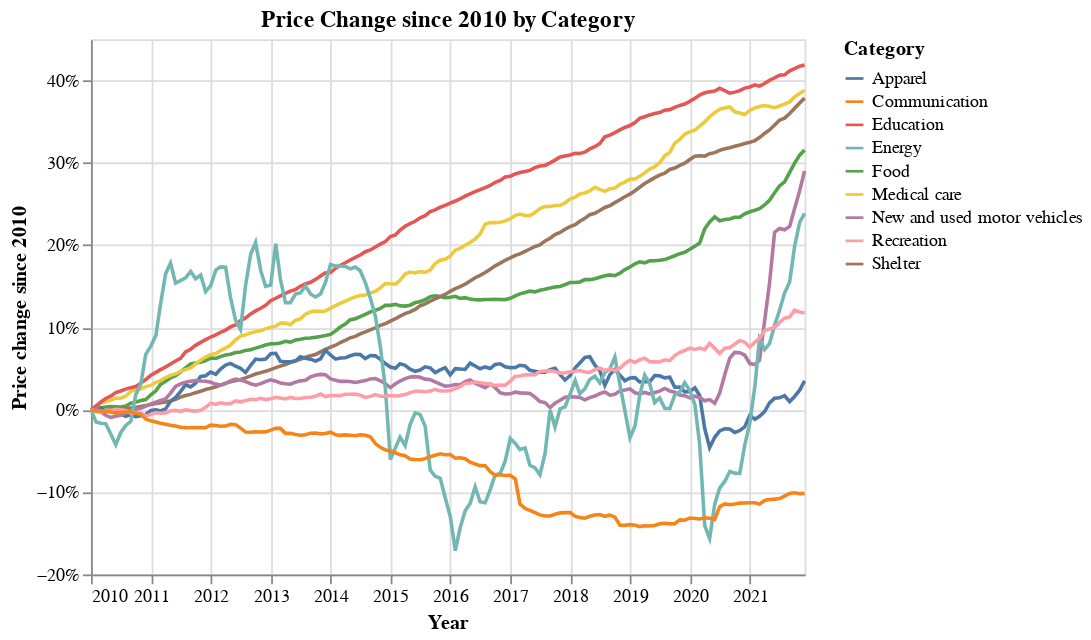

The notebook cell saved with this chart:
### Markdown cell above
Another problem is that these values aren't all in the same units. If we look at percentage change over the target time period then it will be a fair comparison. Now is also a good time to add some better titles/labels.

### Code cell
# Normalize values to % change the specific category from start of date window.
baseline_df = df[['date','value','Category']][df['date'] == '1/1/2010']
baseline_dict = baseline_df.set_index('Category').to_dict()['value']
df['baseline'] = df['Category'].map(baseline_dict) 
df['change'] = df['value']/df['baseline'] - 1

# First real chart - show normalized data.
alt.Chart(df[['date','change','Category']][df['date'] >= '1/1/2010'], title='Price Change since 2010 by Category').mark_line().encode(
    x = alt.X('date', title = 'Year'),
    y = alt.Y('change', title='Price change since 2010', axis=alt.Axis(format='%')),
    color = 'Category'
)

### Figure 1 — Vega-Lite specification as saved in the notebook (floating-point values rounded to 4 significant figures; data arrays with more than 128 entries replaced by an {"elided": "..."} marker saying what was removed)
{"config": {"view": {"continuousWidth": 400, "continuousHeight": 300}}, "data": {"name": "data-8285b42f910dca31d75f2a8e8f415bdd"}, "mark": "line", "encoding": {"color": {"field": "Category", "type": "nominal"}, "x": {"field": "date", "title": "Year", "type": "temporal"}, "y": {"axis": {"format": "%"}, "field": "change", "title": "Price change since 2010", "type": "quantitative"}}, "title": "Price Change since 2010 by Category", "$schema": "https://vega.github.io/schema/vega-lite/v4.17.0.json", "datasets": {"data-8285b42f910dca31d75f2a8e8f415bdd": {"elided": "1296 records"}}}
